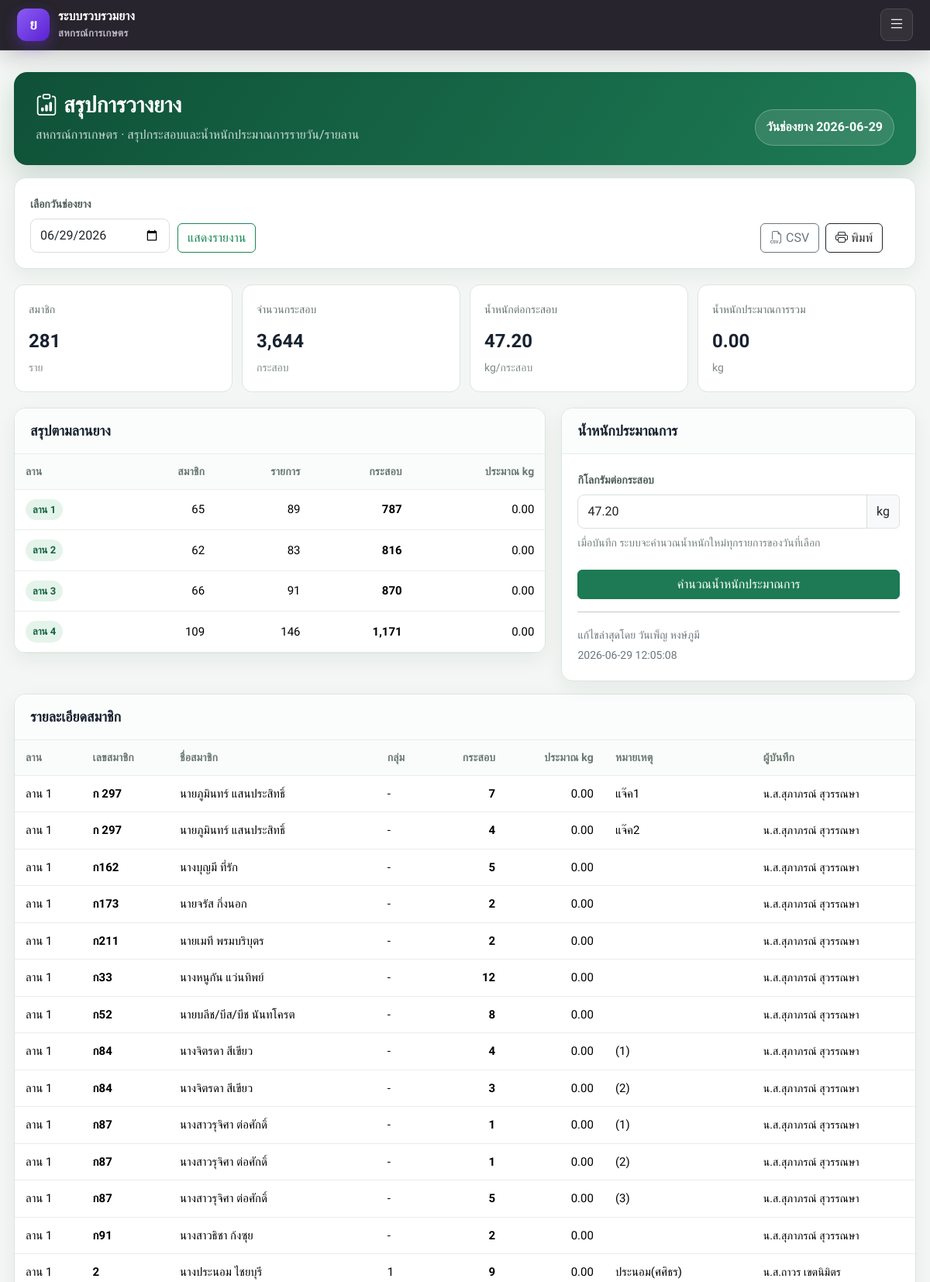
The app's page /yang/bag-report.php (signed in, upper part) with its own data.
### tables this page shows
CREATE TABLE `tbl_wangyang_daily_summary` (
  `ws_date` date NOT NULL,
  `ws_weight_per_bag` decimal(10,2) NOT NULL DEFAULT 0.00,
  `ws_estimated_weight` decimal(18,2) NOT NULL DEFAULT 0.00,
  `ws_saveby` varchar(255) NOT NULL DEFAULT '',
  `ws_savedate` datetime NOT NULL
);

CREATE TABLE `tbl_wangyang` (
  `wang_id` int(11) NOT NULL,
  `wang_date` date NOT NULL,
  `wang_lan` varchar(255) NOT NULL,
  `wang_note` text DEFAULT NULL,
  `wang_mid` int(11) NOT NULL,
  `wang_group` varchar(255) NOT NULL,
  `wang_number` varchar(255) NOT NULL DEFAULT '',
  `wang_name` varchar(255) NOT NULL,
  `wang_class` varchar(255) NOT NULL DEFAULT '',
  `wang_sack` decimal(18,2) NOT NULL DEFAULT 0.00,
  `wang_weight` decimal(18,2) NOT NULL,
  `wang_status` varchar(255) NOT NULL,
  `wang_saveby` varchar(255) NOT NULL,
  `wang_savedate` timestamp NOT NULL
);

### yang/bootstrap.php (called while the page is built, shortened)
<?php
function h($value)
{
  return htmlspecialchars((string) $value, ENT_QUOTES, 'UTF-8');
}
function url_for($path = '')
{
  $base = YANG_BASE_PATH ?: '/yang';
  return $base . '/' . ltrim($path, '/');
}
?>

### yang/system.php (called while the page is built, shortened)
<?php
require_once __DIR__ . '/db.php';
function ensure_system_schema()
{
  static $ready = false;
  if ($ready) return;
  $ready = true;
}
function system_setting($key, $default = '')
{
  $stmt = db()->prepare('SELECT setting_value FROM tbl_system_setting WHERE setting_key = :key LIMIT 1');
  $stmt->execute(['key' => $key]);
  $value = $stmt->fetchColumn();
  return $value === false ? $default : $value;
}
function cooperative_name()
{
  return system_setting('cooperative_name', 'สหกรณ์การเกษตร');
}
?>

### yang/db.php (called while the page is built, shortened)
<?php
require_once __DIR__ . '/bootstrap.php';
function db()
{
  static $pdo = null;
  if ($pdo instanceof PDO) {
    return $pdo;
  }
  $host = env_value('YANG_DB_HOST', env_value('DB_HOST', '127.0.0.1'));
  $port = env_value('YANG_DB_PORT', env_value('DB_PORT', '3306'));
  $name = env_value('YANG_DB_NAME', env_value('DB_NAME', 'rts_db'));
  $user = env_value('YANG_DB_USER', env_value('DB_USER', 'root'));
  $pass = env_value('YANG_DB_PASSWORD', env_value('DB_PASSWORD', ''));
  $dsn = 'mysql:host=' . $host . ';port=' . $port . ';dbname=' . $name . ';charset=utf8mb4';
  $pdo = new PDO($dsn, $user, $pass, [
    PDO::ATTR_ERRMODE => PDO::ERRMODE_EXCEPTION,
    PDO::ATTR_DEFAULT_FETCH_MODE => PDO::FETCH_ASSOC,
    PDO::ATTR_EMULATE_PREPARES => false,
  ]);
  return $pdo;
}
?>

### yang/auth.php (called while the page is built, shortened)
<?php
require_once __DIR__ . '/db.php';
function current_user()
{
  static $validated = [];
  $userId = (int) ($_SESSION['user']['user_id'] ?? 0);
  if (!isset($validated[$userId])) {
    $stmt = db()->prepare('SELECT user_id, user_username, user_fullname, user_level, user_status
      FROM tbl_user WHERE user_id = :user_id LIMIT 1');
    $stmt->execute(['user_id' => $userId]);
  }
  return $_SESSION['user'];
}
function require_user()
{
  if (!current_user()) {
    redirect_to('user-login.php');
  }
}
function workflow_permission_definitions()
{
  return [
    'placement' => ['label' => 'วางยาง', 'description' => 'บันทึกจำนวนกระสอบตอนวางยาง', 'icon' => 'bi-box-seam-fill'],
    'weighing' => ['label' => 'ชั่งยาง', 'description' => 'บันทึกน้ำหนักจริงของแต่ละรายการ', 'icon' => 'bi-speedometer2'],
    'deductions' => ['label' => 'บันทึกยอดหัก', 'description' => 'กรอกยอดหักและคำนวณยอดสุทธิ', 'icon' => 'bi-receipt-cutoff'],
    'payments' => ['label' => 'พิมพ์ใบเสร็จและจ่ายเงิน', 'description' => 'ดูใบเสร็จและยืนยันการจ่ายเงิน', 'icon' => 'bi-cash-coin'],
  ];
}
function workflow_action_permission_definitions()
{
  return [
    'placement_edit' => ['stage' => 'placement', 'label' => 'แก้ไขการวางยาง', 'description' => 'แก้ไขจำนวนกระสอบและหมายเหตุ', 'icon' => 'bi-pencil-square'],
    'placement_delete' => ['stage' => 'placement', 'label' => 'ลบการวางยาง', 'description' => 'ลบรายการและข้อมูลขั้นตอนที่เชื่อมกัน', 'icon' => 'bi-trash3'],
    'weighing_edit' => ['stage' => 'weighing', 'label' => 'แก้ไขการชั่งยาง', 'description' => 'แก้ไขน้ำหนักจริงที่บันทึกไว้', 'icon' => 'bi-pencil-square'],
    'weighing_delete' => ['stage' => 'weighing', 'label' => 'ลบการชั่งยาง', 'description' => 'ยกเลิกน้ำหนักและย้อนกลับไปรอชั่ง', 'icon' => 'bi-trash3'],
    'deductions_edit' => ['stage' => 'deductions', 'label' => 'แก้ไขรายการหัก', 'description' => 'แก้ไขยอดหักของรายการที่บันทึกแล้ว', 'icon' => 'bi-pencil-square'],
    'deductions_delete' => ['stage' => 'deductions', 'label' => 'ลบรายการหัก', 'description' => 'ล้างยอดหักและย้อนกลับไปสถานะชั่งแล้ว', 'icon' => 'bi-trash3'],
    'payments_edit' => ['stage' => 'payments', 'label' => 'แก้ไขการจ่ายเงิน', 'description' => 'เปิดรายการจ่ายแล้วเพื่อแก้ไขข้อมูลที่เกี่ยวข้อง', 'icon' => 'bi-pencil-square'],
    'payments_delete' => ['stage' => 'payments', 'label' => 'ยกเลิกการจ่ายเงิน', 'description' => 'ยกเลิกสถานะจ่ายแล้วและย้อนกลับไปรอจ่าย', 'icon' => 'bi-trash3'],
  ];
}
function all_workflow_permission_definitions()
{
  return workflow_permission_definitions() + workflow_action_permission_definitions();
}
function user_permission_keys($user = null)
{
  $user = $user ?: current_user();
  $definitions = all_workflow_permission_definitions();
  if (($user['user_level'] ?? '') === 'admin') return array_keys($definitions);
  require_once __DIR__ . '/system.php';
  static $cache = [];
  $userId = (int) ($user['user_id'] ?? 0);
  return $cache[$userId];
}
function require_user_permission($permissionKey)
{
  require_user();
}
?>

### yang/bag-report.php (the view, shortened to what this page needs)
<?php
require_once __DIR__ . '/auth.php';
require_user_permission('placement');
require_once __DIR__ . '/system.php';
require_once __DIR__ . '/navbar.php';
$user = current_user();
$latestDate = db()->query('SELECT MAX(wang_date) FROM tbl_wangyang')->fetchColumn();
$selectedDate = trim($_GET['date'] ?? ($_POST['date'] ?? ($latestDate ?: date('Y-m-d', strtotime('+2 days')))));
$summaryStmt = db()->prepare('SELECT * FROM tbl_wangyang_daily_summary WHERE ws_date = :date');
$summaryStmt->execute(['date' => $selectedDate]);
$summary = $summaryStmt->fetch() ?: ['ws_weight_per_bag' => 0, 'ws_estimated_weight' => 0, 'ws_saveby' => '', 'ws_savedate' => ''];
$detailStmt = db()->prepare('SELECT w.*, COALESCE(y.yard_name, CONCAT("ลาน ", w.wang_lan)) AS yard_name
  FROM tbl_wangyang w LEFT JOIN tbl_yard y ON y.yard_code = w.wang_lan
  WHERE w.wang_date = :date ORDER BY CAST(w.wang_lan AS UNSIGNED), w.wang_lan, CAST(w.wang_number AS UNSIGNED), w.wang_number');
$detailStmt->execute(['date' => $selectedDate]);
$rows = $detailStmt->fetchAll();
$yardStmt = db()->prepare('SELECT w.wang_lan, COALESCE(y.yard_name, CONCAT("ลาน ", w.wang_lan)) AS yard_name,
  COUNT(*) AS record_count, COUNT(DISTINCT w.wang_mid) AS member_count, SUM(w.wang_sack) AS total_bags, SUM(w.wang_weight) AS total_weight
  FROM tbl_wangyang w LEFT JOIN tbl_yard y ON y.yard_code = w.wang_lan
  WHERE w.wang_date = :date GROUP BY w.wang_lan, y.yard_name ORDER BY CAST(w.wang_lan AS UNSIGNED), w.wang_lan');
$yardStmt->execute(['date' => $selectedDate]);
$yardRows = $yardStmt->fetchAll();
$totalBags = 0; $totalWeight = 0; $memberIds = [];
foreach ($rows as $row) { $totalBags += (float) $row['wang_sack']; $totalWeight += (float) $row['wang_weight']; $memberIds[$row['wang_mid']] = true; }
?>
<!doctype html><html lang="th"><head><meta charset="utf-8"><meta name="viewport" content="width=device-width,initial-scale=1"><title>รายงานวางยาง</title>
<link href="https://fonts.googleapis.com/css2?family=Sarabun:wght@400;500;600;700;800&display=swap" rel="stylesheet"><link href="https://cdn.jsdelivr.net/npm/bootstrap@5.3.3/dist/css/bootstrap.min.css" rel="stylesheet"><link href="https://cdn.jsdelivr.net/npm/bootstrap-icons@1.11.3/font/bootstrap-icons.min.css" rel="stylesheet"><link href="<?php echo h(navbar_url('navbar.css')); ?>" rel="stylesheet"><link href="<?php echo h(url_for('operations.css')); ?>" rel="stylesheet"></head>
<body><?php render_topbar(); ?><main class="ops-shell">
<section class="ops-hero"><div><h1><i class="bi bi-clipboard-data me-2"></i>สรุปการวางยาง</h1><p><?php echo h(cooperative_name()); ?> · สรุปกระสอบและน้ำหนักประมาณการรายวัน/รายลาน</p></div><span class="pill">วันช่องยาง <?php echo h($selectedDate); ?></span></section>
<section class="ops-card mt-3 no-print"><div class="ops-card-body"><div class="filter-row"><form class="filter-row" method="get"><div><label class="form-label">เลือกวันช่องยาง</label><input class="form-control" type="date" name="date" value="<?php echo h($selectedDate); ?>"></div><button class="btn btn-outline-success">แสดงรายงาน</button></form><div class="ms-auto d-flex gap-2"><a class="btn btn-outline-secondary" href="?date=<?php echo urlencode($selectedDate); ?>&export=csv"><i class="bi bi-filetype-csv me-1"></i>CSV</a><button class="btn btn-outline-dark" onclick="window.print()"><i class="bi bi-printer me-1"></i>พิมพ์</button></div></div></div></section>
<section class="stat-grid"><article class="stat-card"><span>สมาชิก</span><strong><?php echo number_format(count($memberIds)); ?></strong><small>ราย</small></article><article class="stat-card"><span>จำนวนกระสอบ</span><strong><?php echo number_format($totalBags, 0); ?></strong><small>กระสอบ</small></article><article class="stat-card"><span>น้ำหนักต่อกระสอบ</span><strong><?php echo number_format((float) $summary['ws_weight_per_bag'], 2); ?></strong><small>kg/กระสอบ</small></article><article class="stat-card"><span>น้ำหนักประมาณการรวม</span><strong><?php echo number_format($totalWeight, 2); ?></strong><small>kg</small></article></section>
<div class="ops-grid wide-left">
<section class="ops-card"><div class="ops-card-head"><h2>สรุปตามลานยาง</h2></div><div class="table-responsive"><table class="table mb-0"><thead><tr><th>ลาน</th><th class="num">สมาชิก</th><th class="num">รายการ</th><th class="num">กระสอบ</th><th class="num">ประมาณ kg</th></tr></thead><tbody><?php foreach ($yardRows as $row): ?><tr><td><span class="badge-soft"><?php echo h($row['yard_name']); ?></span></td><td class="num"><?php echo number_format($row['member_count']); ?></td><td class="num"><?php echo number_format($row['record_count']); ?></td><td class="num fw-bold"><?php echo number_format($row['total_bags'], 0); ?></td><td class="num"><?php echo number_format($row['total_weight'], 2); ?></td></tr><?php endforeach; ?><?php if (!$yardRows): ?><tr><td colspan="5" class="empty">ไม่พบข้อมูลในวันที่เลือก</td></tr><?php endif; ?></tbody></table></div></section>
<section class="ops-card no-print"><div class="ops-card-head"><h2>น้ำหนักประมาณการ</h2></div><div class="ops-card-body"><?php if (($user['user_level'] ?? '') === 'admin'): ?><form method="post"><input type="hidden" name="csrf_token" value="<?php echo h(csrf_token()); ?>"><input type="hidden" name="date" value="<?php echo h($selectedDate); ?>"><label class="form-label">กิโลกรัมต่อกระสอบ</label><div class="input-group"><input class="form-control" type="number" step="0.01" min="0" max="500" name="weight_per_bag" value="<?php echo h($summary['ws_weight_per_bag']); ?>" required><span class="input-group-text">kg</span></div><p class="form-hint mt-2">เมื่อบันทึก ระบบจะคำนวณน้ำหนักใหม่ทุกรายการของวันที่เลือก</p><button class="btn btn-green w-100 mt-2">คำนวณน้ำหนักประมาณการ</button></form><?php else: ?><p class="mb-0 text-secondary">เฉพาะ Admin เท่านั้นที่กำหนดน้ำหนักต่อกระสอบได้</p><?php endif; ?><?php if ($summary['ws_saveby']): ?><hr><small class="text-secondary">แก้ไขล่าสุดโดย <?php echo h($summary['ws_saveby']); ?><br><?php echo h($summary['ws_savedate']); ?></small><?php endif; ?></div></section></div>
<section class="ops-card mt-3"><div class="ops-card-head"><h2>รายละเอียดสมาชิก</h2></div><div class="table-responsive"><table class="table table-hover mb-0"><thead><tr><th>ลาน</th><th>เลขสมาชิก</th><th>ชื่อสมาชิก</th><th>กลุ่ม</th><th class="num">กระสอบ</th><th class="num">ประมาณ kg</th><th>หมายเหตุ</th><th>ผู้บันทึก</th></tr></thead><tbody><?php foreach ($rows as $row): ?><tr><td><?php echo h($row['yard_name']); ?></td><td class="fw-bold"><?php echo h($row['wang_number']); ?></td><td><?php echo h($row['wang_name']); ?></td><td><?php echo h($row['wang_group']); ?></td><td class="num fw-bold"><?php echo number_format($row['wang_sack'], 0); ?></td><td class="num"><?php echo number_format($row['wang_weight'], 2); ?></td><td><?php echo h($row['wang_note']); ?></td><td><small><?php echo h($row['wang_saveby']); ?></small></td></tr><?php endforeach; ?><?php if (!$rows): ?><tr><td colspan="8" class="empty">ไม่พบข้อมูลในวันที่เลือก</td></tr><?php endif; ?></tbody></table></div></section>
</main></body></html>

### yang/navbar.css (style rules this page uses)
:root { --nav-bg:#211d27; --nav-purple:#7c3aed; --nav-purple-dark:#5b21d2; }

### yang/operations.css (style rules this page uses)
body { font-family:var(--font-family-sans); color:#17212f; background:#f3f6f4; }
.ops-shell { width:min(1380px,calc(100% - 36px)); margin:28px auto 60px; }
.ops-hero { display:flex; align-items:flex-end; justify-content:space-between; gap:18px; padding:25px 28px; border-radius:17px; color:#fff; background:linear-gradient(125deg,#0f5138,#1d7a54); box-shadow:0 14px 32px rgba(15,81,56,.18); }
.ops-hero h1 { margin:0; font-size:28px; font-weight:800; }
.ops-hero p { margin:7px 0 0; color:rgba(255,255,255,.78); }
.ops-hero .pill { padding:9px 14px; border:1px solid rgba(255,255,255,.25); border-radius:999px; background:rgba(255,255,255,.12); white-space:nowrap; font-weight:700; }
.ops-grid { display:grid; grid-template-columns:380px minmax(0,1fr); gap:20px; margin-top:20px; align-items:start; }
.ops-grid.wide-left { grid-template-columns:minmax(0,1.2fr) minmax(360px,.8fr); }
.ops-card { border:1px solid #dce5df; border-radius:15px; background:#fff; box-shadow:0 8px 24px rgba(23,54,39,.06); overflow:hidden; }
.ops-card-head { display:flex; justify-content:space-between; gap:12px; padding:17px 20px; border-bottom:1px solid #e7ede9; background:#fbfdfc; }
.ops-card-head h2 { margin:0; font-size:18px; font-weight:800; }
.ops-card-body { padding:20px; }
.form-label { color:#4c5d54; font-size:var(--font-size-sm); font-weight:700; }
.form-control,.form-select { min-height:44px; border-color:#d7e1db; border-radius:9px; }
.form-hint { color:#75837b; font-size:var(--font-size-sm); }
.btn-green { color:#fff; background:#1d7a54; border-color:#1d7a54; }
.stat-grid { display:grid; grid-template-columns:repeat(4,minmax(0,1fr)); gap:12px; margin-top:20px; }
.stat-card { padding:18px; border:1px solid #dce5df; border-radius:13px; background:#fff; }
.stat-card span { color:#66756d; font-size:var(--font-size-sm); }
.stat-card strong { display:block; margin-top:9px; font-size:24px; }
.stat-card small { color:#7e8b84; }
.table > :not(caption) > * > * { padding:12px 14px; border-color:#e8eeea; vertical-align:middle; }
.table thead th { color:#6b7971; background:#fafcfb; font-size:var(--font-size-sm); white-space:nowrap; }
.num { text-align:right; font-variant-numeric:tabular-nums; }
.badge-soft { display:inline-flex; padding:5px 9px; border-radius:999px; color:#12633f; background:#e5f4eb; font-size:var(--font-size-xs); font-weight:800; }
.filter-row { display:flex; align-items:end; gap:10px; flex-wrap:wrap; }
.filter-row > div { min-width:180px; }

### yang/typography.css (style rules this page uses)
:root { --font-family-sans: "Sarabun", sans-serif; --font-size-xs: 0.8125rem; --font-size-sm: 0.875rem; --font-size-base: 1rem; --font-size-lg: 1.125rem; --font-size-h3: 1.25rem; --font-size-h2: 1.5rem; --font-size-h1: 2rem; --line-height-tight: 1.3; --line-height-base: 1.65; --bs-body-font-family: var(--font-family-sans); --bs-font-sans-serif: var(--font-family-sans); --bs-body-font-size: var(--font-size-base); --bs-body-line-height: var(--line-height-base); }
html { font-size:16px; -webkit-text-size-adjust:100%; }
body,button,input,select,textarea,.btn,.form-control,.form-select,.input-group-text,.table { font-family:var(--font-family-sans) !important; }
body { font-size:var(--font-size-base); line-height:var(--line-height-base); }
h1,h2,h3,h4,h5,h6 { font-family:var(--font-family-sans); font-weight:700; line-height:var(--line-height-tight); }
p,label,button,input,select,textarea,.btn,.form-control,.form-select,.input-group-text { font-size:var(--font-size-base); }
.form-label,.form-text,.form-hint,small,.small,.text-secondary { font-size:var(--font-size-sm); line-height:1.5; }
.table { font-size:.9375rem; line-height:1.5; }
.table thead th { font-size:var(--font-size-sm); font-weight:700; letter-spacing:.01em; }
.badge,.status-badge,.badge-soft,.workflow-status { font-size:var(--font-size-xs); line-height:1.35; }

### records on screen
tbl_wangyang_daily_summary: ws_weight_per_bag "47.20", weight_per_bag "47.20", ws_saveby "วันเพ็ญ หงษ์ภูมี", ws_savedate "2026-06-29 12:05:08"
tbl_wangyang: yard_name "ลาน 1", wang_number "ก 297", wang_name "นายภูมินทร์ แสนประสิทธิ์", wang_group "-", wang_sack "7", wang_weight "0.00", wang_note "แจ๊ค1", wang_saveby "น.ส.สุภาภรณ์ สุวรรณษา"
tbl_wangyang: yard_name "ลาน 1", wang_number "ก 297", wang_name "นายภูมินทร์ แสนประสิทธิ์", wang_group "-", wang_sack "4", wang_weight "0.00", wang_note "แจ๊ค2", wang_saveby "น.ส.สุภาภรณ์ สุวรรณษา"
tbl_wangyang: yard_name "ลาน 1", wang_number "ก162", wang_name "นางบุญมี ที่รัก", wang_group "-", wang_sack "5", wang_weight "0.00", wang_saveby "น.ส.สุภาภรณ์ สุวรรณษา"
tbl_wangyang: yard_name "ลาน 1", wang_number "ก173", wang_name "นายจรัส กิ่งนอก", wang_group "-", wang_sack "2", wang_weight "0.00", wang_saveby "น.ส.สุภาภรณ์ สุวรรณษา"
tbl_wangyang: yard_name "ลาน 1", wang_number "ก211", wang_name "นายเมที พรมบริบุตร", wang_group "-", wang_sack "2", wang_weight "0.00", wang_saveby "น.ส.สุภาภรณ์ สุวรรณษา"
tbl_wangyang: yard_name "ลาน 1", wang_number "ก33", wang_name "นางหนูกัน แว่นทิพย์", wang_group "-", wang_sack "12", wang_weight "0.00", wang_saveby "น.ส.สุภาภรณ์ สุวรรณษา"
tbl_wangyang: yard_name "ลาน 1", wang_number "ก52", wang_name "นายบลีช/บีส/บีช นันทโครต", wang_group "-", wang_sack "8", wang_weight "0.00", wang_saveby "น.ส.สุภาภรณ์ สุวรรณษา"
tbl_wangyang: yard_name "ลาน 1", wang_number "ก84", wang_name "นางจิตรดา สีเขียว", wang_group "-", wang_sack "4", wang_weight "0.00", wang_note "(1)", wang_saveby "น.ส.สุภาภรณ์ สุวรรณษา"
tbl_wangyang: yard_name "ลาน 1", wang_number "ก84", wang_name "นางจิตรดา สีเขียว", wang_group "-", wang_sack "3", wang_weight "0.00", wang_note "(2)", wang_saveby "น.ส.สุภาภรณ์ สุวรรณษา"
tbl_wangyang: yard_name "ลาน 1", wang_number "ก87", wang_name "นางสาวรุจิศา ต่อศักดิ์", wang_group "-", wang_sack "1", wang_weight "0.00", wang_note "(1)", wang_saveby "น.ส.สุภาภรณ์ สุวรรณษา"
tbl_wangyang: yard_name "ลาน 1", wang_number "ก87", wang_name "นางสาวรุจิศา ต่อศักดิ์", wang_group "-", wang_sack "1", wang_weight "0.00", wang_note "(2)", wang_saveby "น.ส.สุภาภรณ์ สุวรรณษา"
tbl_wangyang: yard_name "ลาน 1", wang_number "ก87", wang_name "นางสาวรุจิศา ต่อศักดิ์", wang_group "-", wang_sack "5", wang_weight "0.00", wang_note "(3)", wang_saveby "น.ส.สุภาภรณ์ สุวรรณษา"
tbl_wangyang: yard_name "ลาน 1", wang_number "ก91", wang_name "นางสาวธิชา ก้งซุย", wang_group "-", wang_sack "2", wang_weight "0.00", wang_saveby "น.ส.สุภาภรณ์ สุวรรณษา"
tbl_wangyang: yard_name "ลาน 1", wang_number "2", wang_name "นางประนอม ไชยบุรี", wang_group "1", wang_sack "9", wang_weight "0.00", wang_note "ประนอม(ศศิธร)", wang_saveby "น.ส.ถาวร เขตนิมิตร"

### other values on screen
system_name() "ระบบรวบรวมยาง"
cooperative_name() "สหกรณ์การเกษตร"
$selectedDate "2026-06-29"
count($memberIds) "281"
$totalBags "3,644"
$totalWeight "0.00"
$row['yard_name'] "ลาน 1"
$row['member_count'] "65"
$row['record_count'] "89"
$row['total_bags'] "787"
$row['total_weight'] "0.00"
$row['yard_name'] "ลาน 2"
$row['member_count'] "62"
$row['record_count'] "83"
$row['total_bags'] "816"
